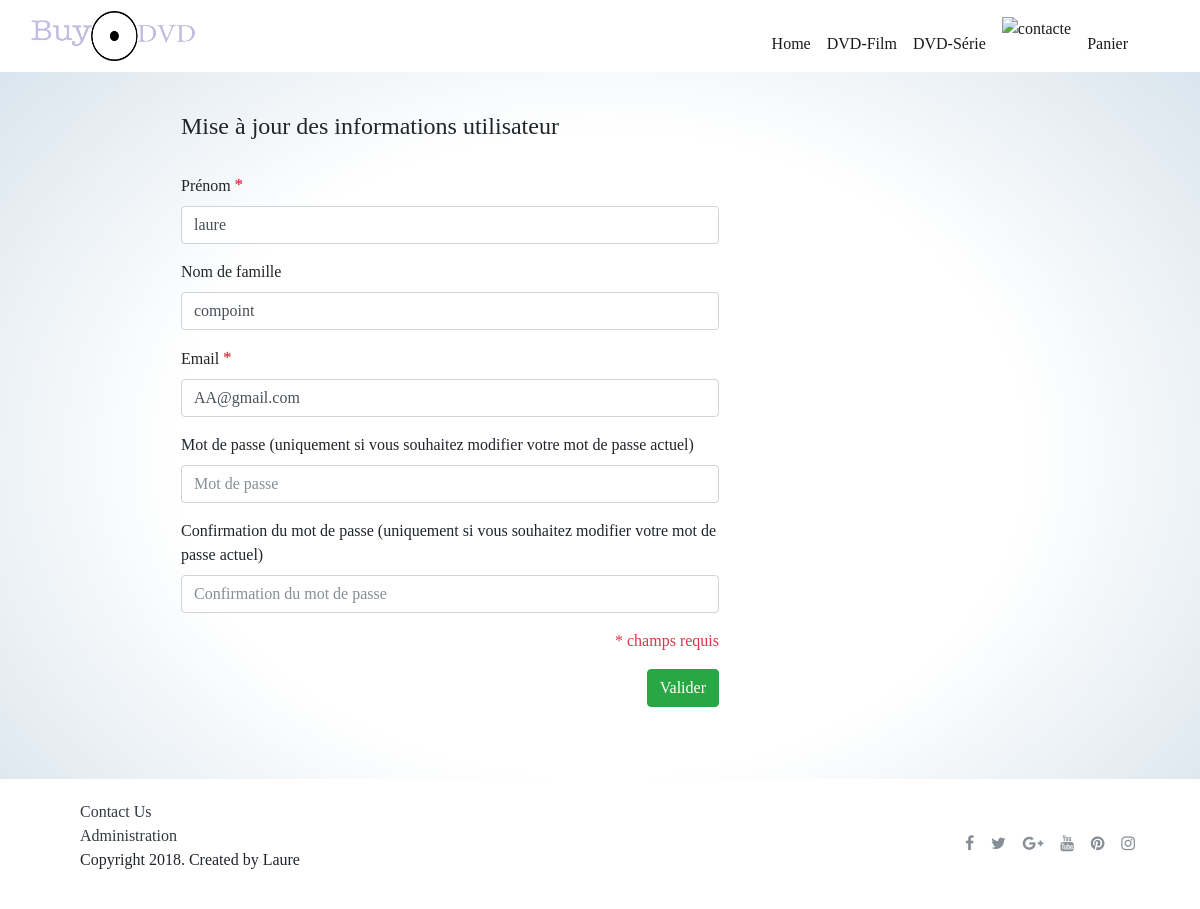
The page /user-profile.php (signed in) on the database its author committed.
### tables this page shows
CREATE TABLE `user` (
  `id` int(11) NOT NULL,
  `is_admin` tinyint(4) DEFAULT NULL,
  `lastname` varchar(100) NOT NULL,
  `firstname` varchar(100) NOT NULL,
  `email` varchar(255) NOT NULL,
  `password` varchar(255) NOT NULL
);

### user-profile.php (the view, shortened to what this page needs)
<?php
require_once 'tools/_db.php';
$query = $db->prepare('SELECT * FROM user WHERE id = ?');
$query->execute(array($_SESSION['user_id']));
$user = $query->fetch();
?>
<!DOCTYPE html>
<html>
 <head>
	<link rel="stylesheet" href="https://maxcdn.bootstrapcdn.com/bootstrap/4.0.0-beta.3/css/bootstrap.min.css">
	<link rel="stylesheet" href="bootstrap/css/bootstrap.min.css">
	<link rel="stylesheet" href="css/style.css">
	<link rel="stylesheet" href="https://cdnjs.cloudflare.com/ajax/libs/font-awesome/4.7.0/css/font-awesome.min.css">
   <?php require 'partials/nav.php'; ?>
 </head>
 <body class="article-body">
	<div class="container-fluid">
		<div class="row my-3 article-content">
			<main class="col-9">
				<form action="user-profile.php" method="post" class="p-4 row flex-column">
					<h4 class="pb-4 col-sm-8 offset-sm-2">Mise à jour des informations utilisateur</h4>
					<div class="form-group col-sm-8 offset-sm-2">
						<label for="firstname">Prénom <b class="text-danger">*</b></label>
						<input class="form-control" value="<?php echo $user['firstname']?>" type="text" placeholder="Prénom" name="firstname" id="firstname" />
					</div>
					<div class="form-group col-sm-8 offset-sm-2">
						<label for="lastname">Nom de famille</label>
						<input class="form-control" value="<?php echo $user['lastname']?>" type="text" placeholder="Nom de famille" name="lastname" id="lastname" />
					</div>
					<div class="form-group col-sm-8 offset-sm-2">
						<label for="email">Email <b class="text-danger">*</b></label>
						<input class="form-control" value="<?php echo $user['email']?>" type="email" placeholder="Email" name="email" id="email" />
					</div>
					<div class="form-group col-sm-8 offset-sm-2">
						<label for="password">Mot de passe (uniquement si vous souhaitez modifier votre mot de passe actuel)</label>
						<input class="form-control" value="" type="password" placeholder="Mot de passe" name="password" id="password" />
					</div>
					<div class="form-group col-sm-8 offset-sm-2">
						<label for="password_confirm">Confirmation du mot de passe (uniquement si vous souhaitez modifier votre mot de passe actuel)</label>
						<input class="form-control" value="" type="password" placeholder="Confirmation du mot de passe" name="password_confirm" id="password_confirm" />
					</div>
					<div class="text-right col-sm-8 offset-sm-2">
						<p class="text-danger">* champs requis</p>
						<input class="btn btn-success" type="submit" name="update" value="Valider" />
					</div>
				</form>
			</main>
		</div>
		<footer class="mt-5">
		    <?php require('partials/footer.php'); ?>
		</footer>
	</div>
 </body>
</html>

### css/style.css (style rules this page uses)
body { margin: 0; padding: 0; font-family: 'Bodoni 72', cursive; background-image: radial-gradient(white, white, #D3E0EA); }

### rows shown on the page
user: firstname "laure", lastname "compoint", email "AA@gmail.com"
